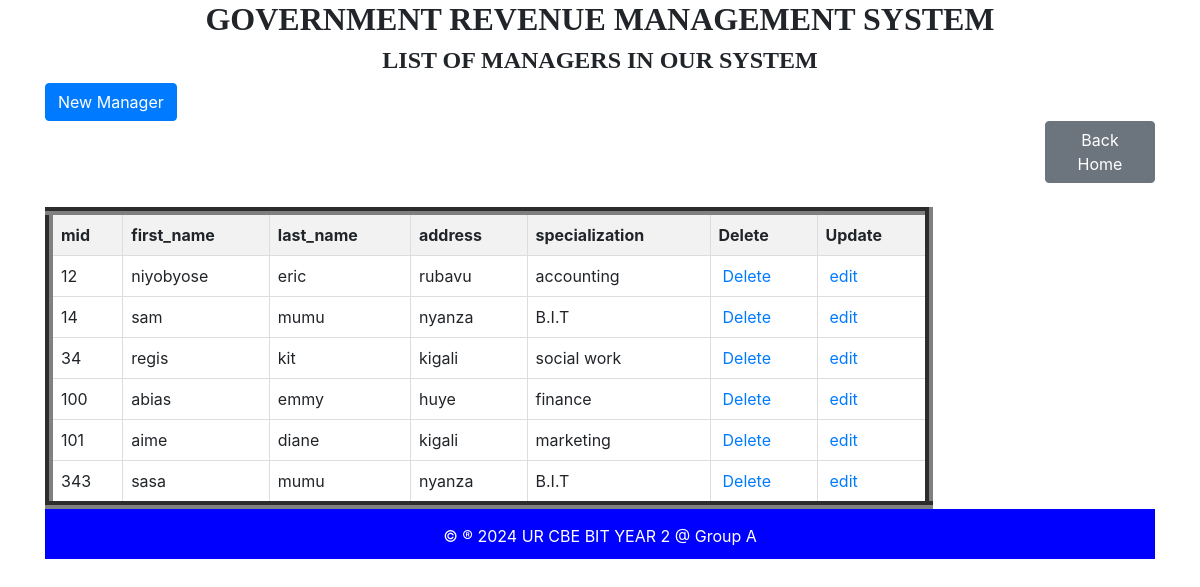
/manager_table.php, run on an earlier commit of the app's database.
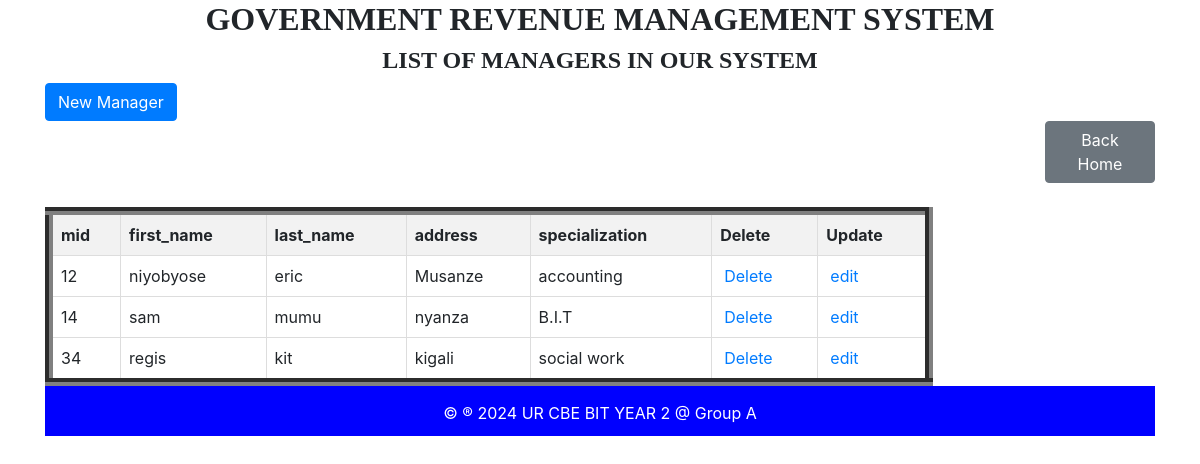
And on a later commit of the database.
### tables this page shows
CREATE TABLE `manager` (
  `mid` int(11) NOT NULL,
  `first_name` varchar(150) NOT NULL,
  `last_name` varchar(150) NOT NULL,
  `address` varchar(100) NOT NULL,
  `specialization` varchar(100) NOT NULL
);

### manager_table.php (the view, shortened to what this page needs)
<!DOCTYPE html>
<html>
<head>
    <link href="https://stackpath.bootstrapcdn.com/bootstrap/4.5.2/css/bootstrap.min.css" rel="stylesheet">
</head>
<body>
    <div class="container">
        <h2 style="text-align: center; font-family: century; font-weight: bold;">GOVERNMENT REVENUE MANAGEMENT SYSTEM</h2>
        <h4 style="text-align: center; font-family: century; font-weight: bold;">LIST OF MANAGERS IN OUR SYSTEM</h4>
        <a href="manager_form.html" class="btn btn-primary" style="margin-top: 0px;">New Manager</a>
        <a href="home.html" class="btn btn-secondary" style="margin-left: 1000px;">Back Home</a>
        <table class="table table-bordered">
            <thead class="bg-warning">
<?php
include "dbconnection.php";
$sql = "SELECT * FROM manager";
$result = $connection->query($sql);
?>
<!DOCTYPE html>
<html>
<head>
</head>
<body>
    <table border="5">
        <table border="8">
        <tr>
            <th>mid</th>
            <th>first_name</th>
            <th>last_name</th>
            <th>address</th>
            <th>specialization</th>
            <th>Delete</th>
            <th>Update</th>
        </tr>
        <?php
        if ($result->num_rows > 0) {
            while ($row = $result->fetch_assoc()) {
                echo "<tr>
                    <td>" . $row['mid'] . "</td>
                    <td>" . $row['first_name'] . "</td>
                    <td>" . $row['last_name'] . "</td>
                    <td>" . $row['address'] . "</td>
                    <td>" . $row['specialization'] . "</td>
                    <td><a style='padding:4px' href='manager_delete.php?mid={$row['mid']}'>Delete</a></td>
                    <td><a style='padding:4px' href='manager_edit.php?mid={$row['mid']}'>edit</a></td>
                </tr>";
            }
        } else {
            echo "<tr><td colspan='8'>No data found</td></tr>";
        }
        ?>
    </table>
</body>
</html>
<footer>
            <p>&copy &reg 2024 UR CBE BIT YEAR 2 @ Group A</p>
        </center></footer>
    </body>
    </html>

What changed in the data, as far as the page shows it:
removed manager: mid "100", first_name "abias", last_name "emmy", address "huye", specialization "finance"
removed manager: mid "101", first_name "aime", last_name "diane", address "kigali", specialization "marketing"
removed manager: mid "343", first_name "sasa", last_name "mumu", address "nyanza", specialization "B.I.T"
changed manager "niyobyose": address "rubavu" → "Musanze"
